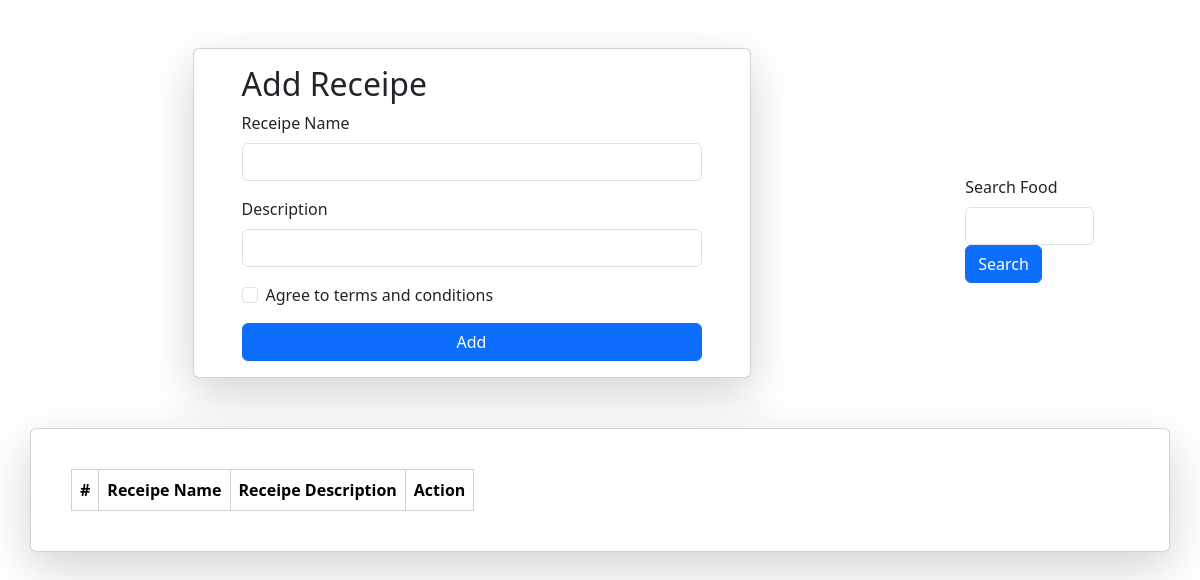
The page /receipe/ on the database as committed earlier.
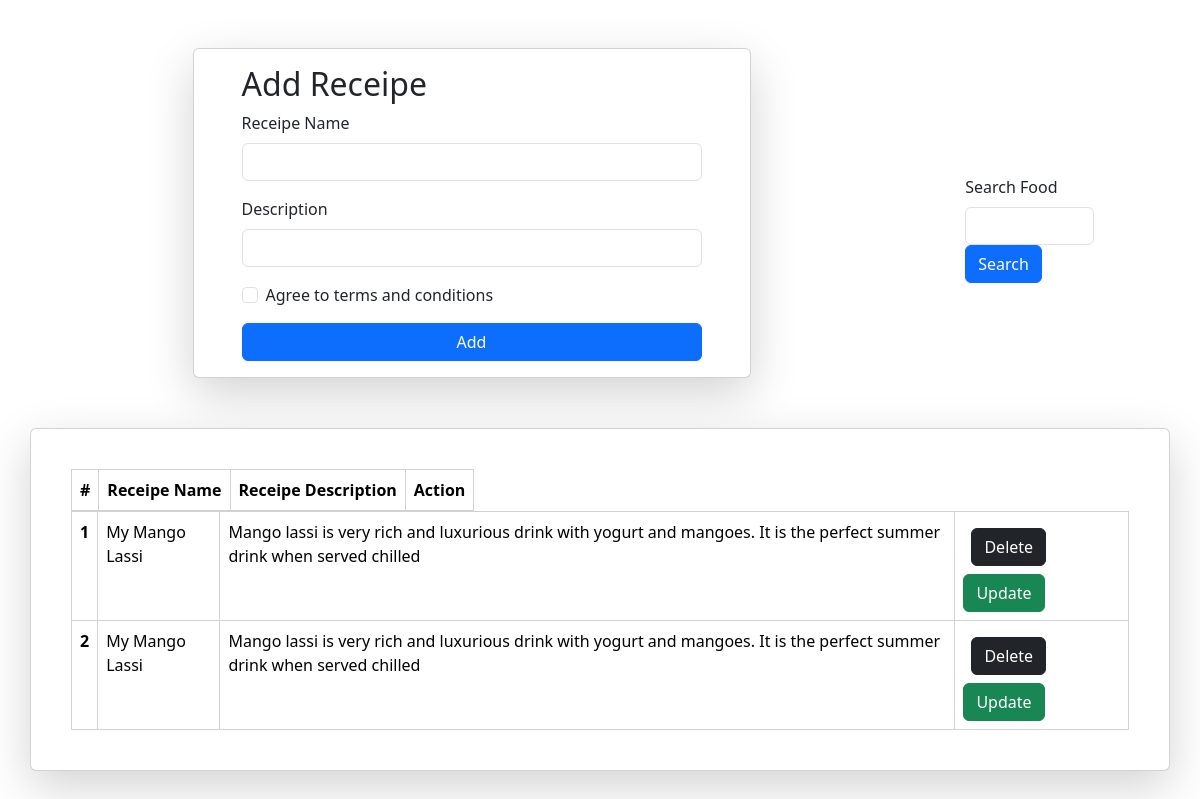
The same page on the database as committed later.
### vege/models.py (models this page shows)
class Receipe(models.Model):
    receipe_name = models.CharField(max_length=100)
    receipe_desc = models.TextField()

### vege/views.py (the view, shortened to what this page needs)
# urls.py: path('receipe/',receipe,name='receipes'),
def receipe(request):
    queryset = Receipe.objects.all()
    context = {'receipes':queryset}
    return render(request , "receipes.html",context)

### vege/templates/receipes.html (shortened to what this page needs)
<!DOCTYPE html>
<html lang="en">
<head>
  <link href="https://cdn.jsdelivr.net/npm/bootstrap@5.3.2/dist/css/bootstrap.min.css" rel="stylesheet"
>
</head>
<body>
  <div class="container mt-5"
    style="display: flex; justify-content: center; align-items: center; margin-top: 50px; margin-bottom: 50px;">
    <form class="col-6 p-3 card shadow-lg mx-auto px-5" method="post" enctype="multipart/form-data" method="post"
      enctype="multipart/form-data">
      <h2>Add Receipe</h2>
      <div class="mb-3">
        <label for="exampleInputEmail1" class="form-label">Receipe Name</label>
        <input name="receipe_name" type="text" class="form-control">
      </div>
      <div class="mb-3">
        <label for="exampleInputPassword1" class="form-label">Description</label>
        <input name="receipe_desc" type="text" class="form-control">
      </div>
      <div class="mb-3 form-check">
        <input type="checkbox" class="form-check-input" id="exampleCheck1">
        <label class="form-check-label" for="exampleCheck1">Agree to terms and conditions</label>
      </div>
      <button type="submit" class="btn btn-primary">Add</button>
    </form>
    <form>
        <div class="mt-5">
          <div class="mx-auto col-6">
            <div class="mb-3">
            <label for="exampleInputEmail1" class="form-label">Search Food</label>
            <input name="receipe_name" value="{{receipe.receipe_name}}" type="text" class="form-control">
            <button type="submit" class="btn btn-primary">Search</button>
          </div>
          </div>
        </div>
      </form>
   </div>
  <table class="table table-bordered card shadow-lg container-lg" style="padding: 40px;">
    <thead>
      <tr>
        <th scope="col">#</th>
        <th scope="col">Receipe Name</th>
        <th scope="col">Receipe Description</th>
        <th scope="col">Action</th>
      </tr>
    </thead>
    <tbody>
      {%for receipe in receipes%}
      <tr>
        <th scope="row">{{forloop.counter}}</th>
        <td>{{receipe.receipe_name}}</td>
        <td>{{receipe.receipe_desc}}</td>
        <td>
          <a href="/delete-receipe/{{receipe.id}}/" class="btn btn-dark m-2">Delete</a>
          <a href="/update-receipe/{{receipe.id}}/" class="btn btn-success">Update</a>
        </td>{% endfor %}
      </tr>
    </tbody>
  </table>
</body>
</html>

Rows that differ between the two databases and show on the page:
added Receipe: receipe_name "My Mango Lassi", receipe_desc "Mango lassi is very rich and luxurious drink with yogurt and mangoes. It is the perfect summer drink when served chilled"
added Receipe: receipe_name "My Mango Lassi", receipe_desc "Mango lassi is very rich and luxurious drink with yogurt and mangoes. It is the perfect summer drink when served chilled"
